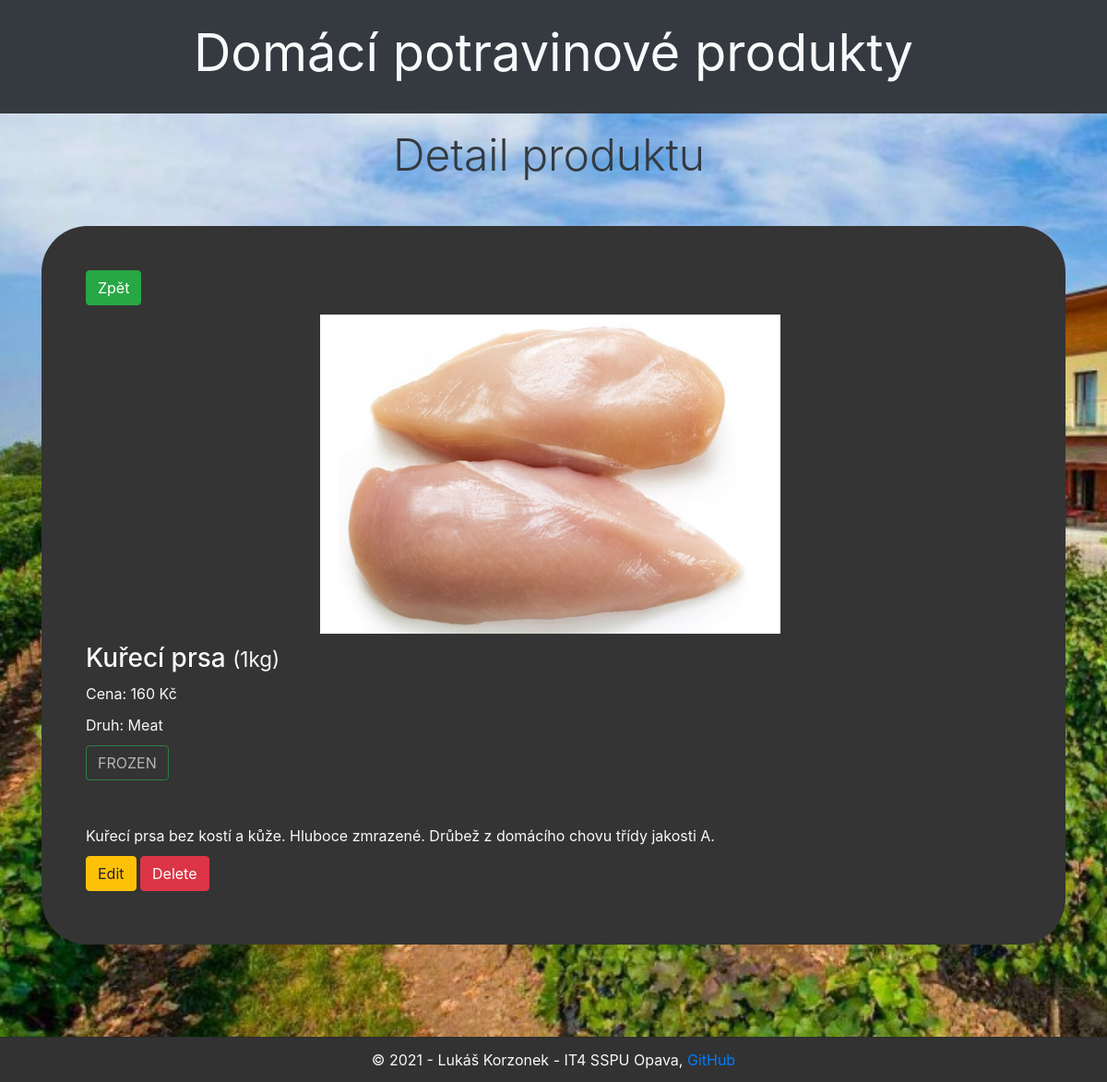
Page /products/detail/6 on the committed database.
### products/models.py (models this page shows, shortened)
class Product(models.Model):
    name = models.CharField(max_length=100)
    measure = models.ForeignKey(Measure,on_delete=models.CASCADE)
    type = models.ForeignKey(Type,on_delete=models.CASCADE)
    price = models.PositiveIntegerField()
    mark = models.ForeignKey(Mark,on_delete=models.CASCADE)
    akce = models.BooleanField(default=False)
    description = models.TextField(null=True)
    img = models.ImageField(upload_to='products/%Y/%m/%d', blank=True, null=True, verbose_name='Image')
    class Meta:
        ordering = ["type", "name", "price", "akce"]

class Measure(models.Model):
    unit = models.CharField(unique=True, max_length=10, help_text='Enter a unit of measure (e. g. Kg)')
    def __str__(self):
        return self.unit

class Type(models.Model):
    type= models.CharField(unique=True, max_length=50, help_text='Enter a product type (e. g. fruits)')
    def __str__(self):
        return self.type

class Mark(models.Model):
    mark = models.CharField(unique=True, max_length=50, help_text='Enter a mark (e. g. fresh)')
    def __str__(self):
        return self.mark

### products/views.py (the view)
# urls.py: path('detail/<int:pk>', views.ProductDetail.as_view(), name='detail'),
class ProductDetail(DetailView):
    model = Product
    context_object_name = 'product'
    template_name = 'product_detail.html'
    extra_context = {
        'title': 'Detail produktu'
    }

### products/templates/product_detail.html (shortened to what this page needs)
{% extends 'base.html' %}
{% load static %}
{% block content %}
<div>
    <div class="info p-5 round">
        <a class="btn btn-success" href="{%url 'list'%}" role="button">Zpět</a>
        {% if product.img %}
        <div class="center">
            <img src="{{ product.img.url }}" class="img-fluid">
        </div>
        {% endif %}
        <h3 class="">{{ product.name }} <small>(1{{ product.measure }})</small></h3>
        <div>
            Cena: {{ product.price }} Kč
        </div>
        <div>
            Druh: {{ product.type }}
        </div>
        <div>
            <button class="btn btn-success dark" disabled>{{ product.mark }}</button>
        </div>
        <div class="description mt-5">
            {{ product.description }}
        </div>
        <div>
            <a class="btn btn-warning" href="{% url 'product-update' product.pk %}">Edit</a>
            <a class="btn btn-danger" href="{% url 'product-delete' product.pk %}">Delete</a>
        </div>
    </div>
</div>
{% endblock %}

### products/static/css/style.css (style rules this page uses)
:root { --light: #f9f9f9; --dark: #343434; }
body { min-height: 100vh; display: flex; flex-direction: column; background: url(background.jpg); background-position: left top; background-repeat: no-repeat; background-size: cover; }
.dark { background-color: var(--dark) !important; color: var(--light) !important; }
.info { overflow: hidden; background-color: var(--dark) !important; color: var(--light) !important; }
.info div { margin-top: 10px; margin-bottom: 10px; }
.description { margin-bottom: 70px; }
.center { display: block; margin-left: auto; margin-right: auto; width: 50%; }
.round { border-radius: 50px; }

### rows in the picture
Product: img (picture), name "Kuřecí prsa", measure "kg", price "160", type "Meat", mark "FROZEN", description "Kuřecí prsa bez kostí a kůže. Hluboce zmrazené. Drůbež z domácího chovu třídy jakosti A."

### other values in the picture
{{ title }} "Detail produktu"
